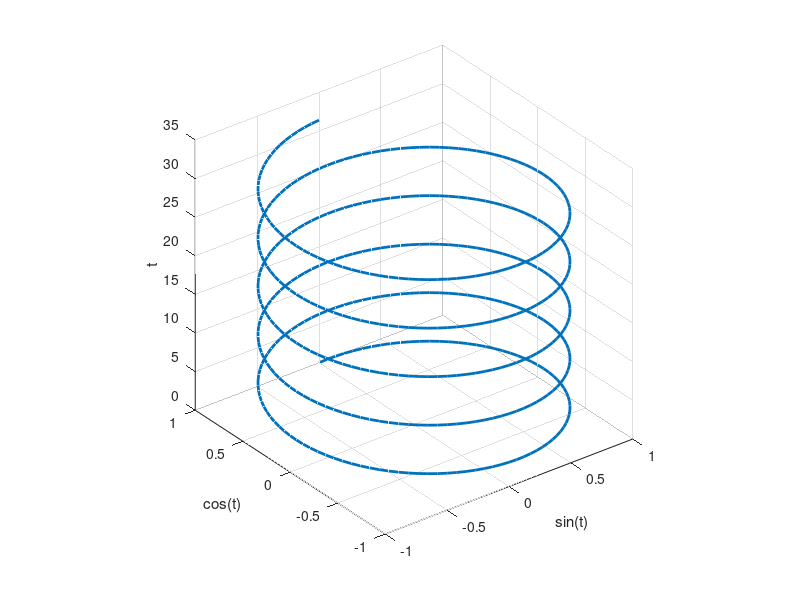

This chart was generated by the following MATLAB code:
t = 0:pi/50:10*pi;
plot3(sin(t),cos(t),t,'linewidth',2)
grid on
axis square
xlabel('sin(t)');
ylabel('cos(t)');
zlabel('t');
